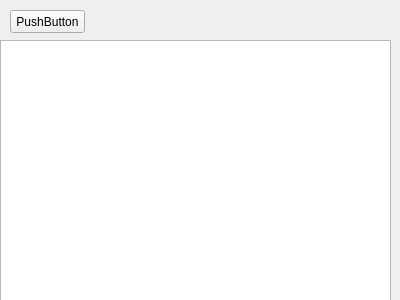
<?xml version="1.0" encoding="UTF-8"?>
<ui version="4.0">
 <class>Form</class>
 <widget class="QWidget" name="Form">
  <property name="geometry">
   <rect>
    <x>0</x>
    <y>0</y>
    <width>400</width>
    <height>300</height>
   </rect>
  </property>
  <property name="windowTitle">
   <string>Form</string>
  </property>
  <widget class="QPushButton" name="pushButton">
   <property name="geometry">
    <rect>
     <x>10</x>
     <y>10</y>
     <width>75</width>
     <height>23</height>
    </rect>
   </property>
   <property name="text">
    <string>PushButton</string>
   </property>
  </widget>
  <widget class="QTableWidget" name="tableWidget">
   <property name="geometry">
    <rect>
     <x>0</x>
     <y>40</y>
     <width>391</width>
     <height>261</height>
    </rect>
   </property>
  </widget>
 </widget>
 <resources/>
 <connections/>
</ui>
